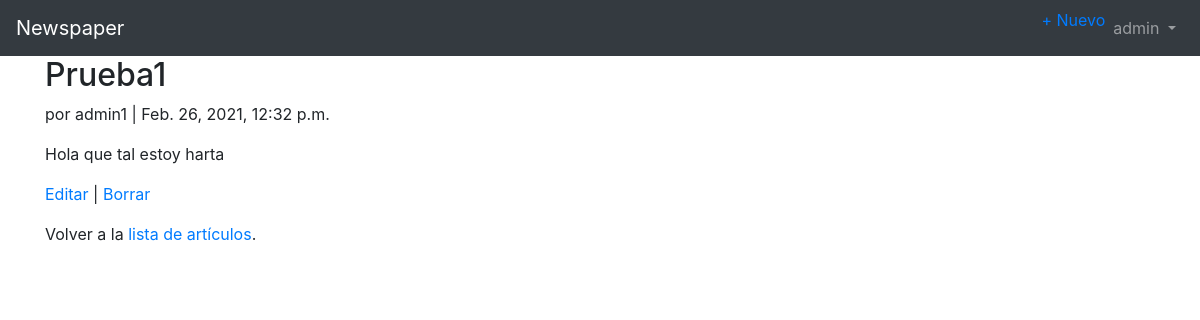
The app's page /articles/1/ (signed in) with its own data.
### accounts/models.py (models this page shows)
class CustomUser(AbstractUser):
    age = models.PositiveIntegerField(null=True, blank=True)

### articles/models.py (models this page shows, shortened)
class Article(models.Model):
    title = models.CharField(max_length=255, verbose_name='Título')
    body = models.TextField(verbose_name='Cuerpo')
    date = models.DateTimeField(auto_now_add=True, verbose_name='Fecha')
    author = models.ForeignKey(
        get_user_model(),
        on_delete=models.CASCADE,
        verbose_name='Autor'
    )

### articles/views.py (the view)
# urls.py: path('<int:pk>/', ArticleDetailView.as_view(), name='article_detail'),
class ArticleDetailView(LoginRequiredMixin, DetailView):
    model = Article
    template_name = 'article_detail.html'

### templates/article_detail.html
{% extends 'base.html' %}
{% block content %}
  <div class="article-entry">
    <h2>{{ object.title }}</h2>
      <p>por {{ object.author }} | {{ object.date }}</p>
      <p>{{ object.body }}</p>
  </div>
  <p><a href="{% url 'article_edit' article.pk %}">Editar</a> | <a href="{% url 'article_delete' article.pk %}">Borrar</a></p>
  <p>Volver a la <a href="{% url 'article_list' %}">lista de artículos</a>.</p>
{% endblock content %}

### templates/base.html (shortened to what this page needs)
<!doctype html>
<html lang="es">
  <head>
    <link rel="stylesheet" href="https://cdn.jsdelivr.net/npm/bootstrap@4.5.3/dist/css/bootstrap.min.css">
  </head>
  <body>
    <nav class="navbar navbar-expand-lg navbar-dark bg-dark">
      <a class="navbar-brand" href="{% url 'home' %}">Newspaper</a>
      <div class="collapse navbar-collapse" id="navbarSupportedContent">
        {% if user.is_authenticated %}
          <ul class="navbar-nav ml-auto">
            <li class="nav-item">
              <a href="{% url 'article_new' %}">+ Nuevo</a>
            </li>
            <li class="nav-item">
              <a class="nav-link dropdown-toggle" href="#" id="navbarDropdown" role="button" data-toggle="dropdown" aria-haspopup="true" aria-expanded="false">
                {{ user.username }}
              </a>
            </li>
          </ul>
        {% else %}
          <form class="form-inline ml-auto">
            <a href="{% url 'login' %}" class="btn btn-outline-secondary">Log In</a>
            <a href="{% url 'signup' %}" class="btn btn-primary ml-2">Sign up</a>
          </form>
        {% endif %}
      </div>
    </nav>
    <main>
      <div class="container">
        {% block content %}
        {% endblock content %}
      </div>
    </main>
  </body>
</html>

### records on screen
CustomUser: username "admin"
Article: title "Prueba1", author "admin1", date "Feb. 26, 2021, 12:32 p.m.", body "Hola que tal estoy harta"
